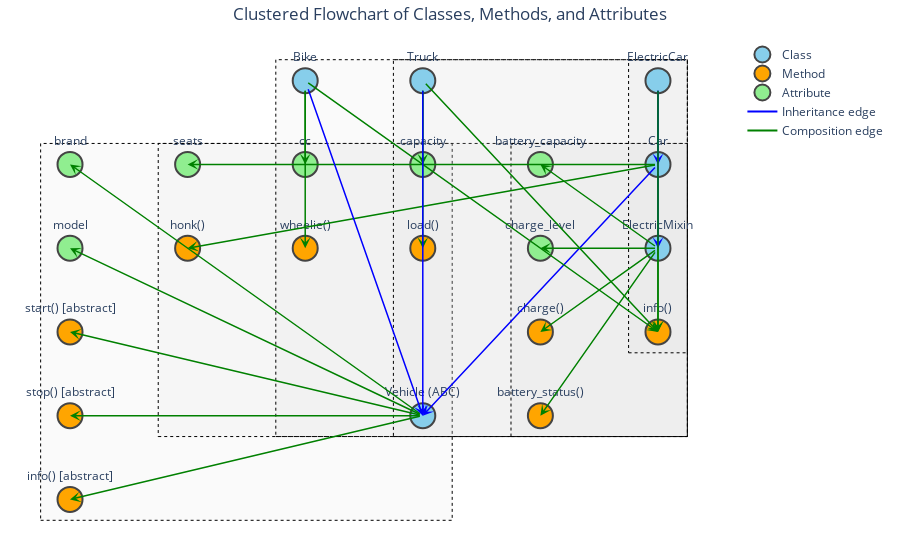

Source (notebook cell):
### Markdown cell above
## 2. Interactive Flowchart of Classes, Methods, and Attributes

### Code cell
#### === Define categories ===
classes = [
    "Vehicle (ABC)", "Car", "Bike", "Truck", "ElectricMixin", "ElectricCar"
]

methods = [
    "start() [abstract]", "stop() [abstract]", "info() [abstract]", "info()", 
    "honk()", "wheelie()", "load()", "charge()", "battery_status()"
]

attributes = [
    "brand", "model", "seats", "cc", "capacity",
    "battery_capacity", "charge_level"
]

#### === Relationships ===
edges = [
    # Vehicle ABC
    ("Vehicle (ABC)", "brand", "composition"),
    ("Vehicle (ABC)", "model", "composition"),
    ("Vehicle (ABC)", "start() [abstract]", "composition"),
    ("Vehicle (ABC)", "stop() [abstract]", "composition"),
    ("Vehicle (ABC)", "info() [abstract]", "composition"),

    # Car
    ("Car", "seats", "composition"),
    ("Car", "honk()", "composition"),
    ("Car", "info()", "composition"),
    ("Car", "Vehicle (ABC)", "inheritance"),

    # Bike
    ("Bike", "cc", "composition"),
    ("Bike", "wheelie()", "composition"),
    ("Bike", "info()", "composition"),
    ("Bike", "Vehicle (ABC)", "inheritance"),

    # Truck
    ("Truck", "capacity", "composition"),
    ("Truck", "load()", "composition"),
    ("Truck", "info()", "composition"),
    ("Truck", "Vehicle (ABC)", "inheritance"),

    # ElectricMixin (mixin class)
    ("ElectricMixin", "battery_capacity", "composition"),
    ("ElectricMixin", "charge_level", "composition"),
    ("ElectricMixin", "charge()", "composition"),
    ("ElectricMixin", "battery_status()", "composition"),

    # ElectricCar (multiple inheritance)
    ("ElectricCar", "Car", "inheritance"),
    ("ElectricCar", "ElectricMixin", "inheritance"),
    ("ElectricCar", "info()", "composition"),
]

#### === Build graph ===
G = nx.DiGraph()
for src, dst, _ in edges:
    G.add_edge(src, dst)

#### Fixed layout: group nodes by class
pos = {}
x_gap, y_gap = 4, 4
for i, cls in enumerate(classes):
    pos[cls] = (i * x_gap, 0)
    # spread methods/attributes vertically under each class
    children = [dst for src, dst, rel in edges if src == cls]
    for j, child in enumerate(children):
        pos[child] = (i * x_gap, -(j+1) * y_gap)

#### === Categorization ===
def get_category(node):
    if node in classes:
        return "Class"
    elif node in methods:
        return "Method"
    elif node in attributes:
        return "Attribute"
    return "Other"

category_colors = {"Class": "skyblue", "Method": "orange", "Attribute": "lightgreen", "Other": "lightgray"}
edge_colors = {"inheritance": "blue", "composition": "green"}

#### === Node traces ===
node_traces = []
for category, color in category_colors.items():
    x, y, text = [], [], []
    for node in G.nodes():
        if get_category(node) == category:
            x.append(pos[node][0])
            y.append(pos[node][1])
            text.append(node)
    node_traces.append(
        go.Scatter(
            x=x, y=y,
            mode="markers+text",
            text=text,
            textposition="top center",
            hoverinfo="text",
            marker=dict(size=25, color=color, line_width=2),
            name=category
        )
    )

#### === Edge arrows ===
annotations = []
for src, dst, rel_type in edges:
    x0, y0 = pos[src]
    x1, y1 = pos[dst]
    annotations.append(
        dict(
            ax=x0, ay=y0,
            x=x1, y=y1,
            xref="x", yref="y",
            axref="x", ayref="y",
            showarrow=True,
            arrowhead=3, arrowsize=1.2, arrowwidth=1.5,
            arrowcolor=edge_colors[rel_type]
        )
    )

#### === Draw class clusters (rectangles) ===
shapes = []
for cls in classes:
    x_vals = [pos[cls][0]]
    y_vals = [pos[cls][1]]
    # find children
    children = [dst for src, dst, rel in edges if src == cls]
    for c in children:
        x_vals.append(pos[c][0])
        y_vals.append(pos[c][1])
    if x_vals and y_vals:
        shapes.append(
            dict(
                type="rect",
                xref="x", yref="y",
                x0=min(x_vals) - 1, x1=max(x_vals) + 1,
                y0=min(y_vals) - 1, y1=max(y_vals) + 1,
                fillcolor="rgba(200,200,200,0.1)",
                line=dict(color="black", width=1, dash="dot"),
                layer="below"
            )
        )

#### === Figure ===
fig = go.Figure(data=node_traces)
fig.update_layout(
    title="Clustered Flowchart of Classes, Methods, and Attributes",
    title_x=0.5,
    showlegend=True,
    legend=dict(x=1.05, y=1, bgcolor="rgba(255,255,255,0.7)", bordercolor="black"),
    margin=dict(l=20, r=20, t=40, b=20),
    xaxis=dict(showgrid=False, zeroline=False, showticklabels=False),
    yaxis=dict(showgrid=False, zeroline=False, showticklabels=False),
    plot_bgcolor="white",
    annotations=annotations,
    shapes=shapes
)

#### Edge legend
for label, color in edge_colors.items():
    fig.add_trace(
        go.Scatter(
            x=[None], y=[None],
            mode="lines",
            line=dict(color=color, width=2),
            name=f"{label.capitalize()} edge"
        )
    )

fig.show()
import plotly.io as pio

#### Optional: Save as SVG
pio.write_image(fig, "flowchart_static2.svg", width=1200, height=800)

### Figure 1 — Plotly figure (JSON) as saved in the notebook; plotly's stock layout.template omitted (floating-point values rounded to 4 significant figures)
{"data": [{"hoverinfo": "text", "marker": {"color": "skyblue", "line": {"width": 2}, "size": 25}, "mode": "markers+text", "name": "Class", "text": ["Vehicle (ABC)", "Car", "Bike", "Truck", "ElectricMixin", "ElectricCar"], "textposition": "top center", "type": "scatter", "x": [12, 20, 8, 12, 20, 20], "y": [-16, -4, 0, 0, -8, 0]}, {"hoverinfo": "text", "marker": {"color": "orange", "line": {"width": 2}, "size": 25}, "mode": "markers+text", "name": "Method", "text": ["start() [abstract]", "stop() [abstract]", "info() [abstract]", "honk()", "info()", "wheelie()", "load()", "charge()", "battery_status()"], "textposition": "top center", "type": "scatter", "x": [0, 0, 0, 4, 20, 8, 12, 16, 16], "y": [-12, -16, -20, -8, -12, -8, -8, -12, -16]}, {"hoverinfo": "text", "marker": {"color": "lightgreen", "line": {"width": 2}, "size": 25}, "mode": "markers+text", "name": "Attribute", "text": ["brand", "model", "seats", "cc", "capacity", "battery_capacity", "charge_level"], "textposition": "top center", "type": "scatter", "x": [0, 0, 4, 8, 12, 16, 16], "y": [-4, -8, -4, -4, -4, -4, -8]}, {"hoverinfo": "text", "marker": {"color": "lightgray", "line": {"width": 2}, "size": 25}, "mode": "markers+text", "name": "Other", "text": [], "textposition": "top center", "type": "scatter", "x": [], "y": []}, {"line": {"color": "blue", "width": 2}, "mode": "lines", "name": "Inheritance edge", "type": "scatter", "x": [null], "y": [null]}, {"line": {"color": "green", "width": 2}, "mode": "lines", "name": "Composition edge", "type": "scatter", "x": [null], "y": [null]}], "layout": {"annotations": [{"arrowcolor": "green", "arrowhead": 3, "arrowsize": 1.2, "arrowwidth": 1.5, "ax": 12, "axref": "x", "ay": -16, "ayref": "y", "showarrow": true, "x": 0, "xref": "x", "y": -4, "yref": "y"}, {"arrowcolor": "green", "arrowhead": 3, "arrowsize": 1.2, "arrowwidth": 1.5, "ax": 12, "axref": "x", "ay": -16, "ayref": "y", "showarrow": true, "x": 0, "xref": "x", "y": -8, "yref": "y"}, {"arrowcolor": "green", "arrowhead": 3, "arrowsize": 1.2, "arrowwidth": 1.5, "ax": 12, "axref": "x", "ay": -16, "ayref": "y", "showarrow": true, "x": 0, "xref": "x", "y": -12, "yref": "y"}, {"arrowcolor": "green", "arrowhead": 3, "arrowsize": 1.2, "arrowwidth": 1.5, "ax": 12, "axref": "x", "ay": -16, "ayref": "y", "showarrow": true, "x": 0, "xref": "x", "y": -16, "yref": "y"}, {"arrowcolor": "green", "arrowhead": 3, "arrowsize": 1.2, "arrowwidth": 1.5, "ax": 12, "axref": "x", "ay": -16, "ayref": "y", "showarrow": true, "x": 0, "xref": "x", "y": -20, "yref": "y"}, {"arrowcolor": "green", "arrowhead": 3, "arrowsize": 1.2, "arrowwidth": 1.5, "ax": 20, "axref": "x", "ay": -4, "ayref": "y", "showarrow": true, "x": 4, "xref": "x", "y": -4, "yref": "y"}, {"arrowcolor": "green", "arrowhead": 3, "arrowsize": 1.2, "arrowwidth": 1.5, "ax": 20, "axref": "x", "ay": -4, "ayref": "y", "showarrow": true, "x": 4, "xref": "x", "y": -8, "yref": "y"}, {"arrowcolor": "green", "arrowhead": 3, "arrowsize": 1.2, "arrowwidth": 1.5, "ax": 20, "axref": "x", "ay": -4, "ayref": "y", "showarrow": true, "x": 20, "xref": "x", "y": -12, "yref": "y"}, {"arrowcolor": "blue", "arrowhead": 3, "arrowsize": 1.2, "arrowwidth": 1.5, "ax": 20, "axref": "x", "ay": -4, "ayref": "y", "showarrow": true, "x": 12, "xref": "x", "y": -16, "yref": "y"}, {"arrowcolor": "green", "arrowhead": 3, "arrowsize": 1.2, "arrowwidth": 1.5, "ax": 8, "axref": "x", "ay": 0, "ayref": "y", "showarrow": true, "x": 8, "xref": "x", "y": -4, "yref": "y"}, {"arrowcolor": "green", "arrowhead": 3, "arrowsize": 1.2, "arrowwidth": 1.5, "ax": 8, "axref": "x", "ay": 0, "ayref": "y", "showarrow": true, "x": 8, "xref": "x", "y": -8, "yref": "y"}, {"arrowcolor": "green", "arrowhead": 3, "arrowsize": 1.2, "arrowwidth": 1.5, "ax": 8, "axref": "x", "ay": 0, "ayref": "y", "showarrow": true, "x": 20, "xref": "x", "y": -12, "yref": "y"}, {"arrowcolor": "blue", "arrowhead": 3, "arrowsize": 1.2, "arrowwidth": 1.5, "ax": 8, "axref": "x", "ay": 0, "ayref": "y", "showarrow": true, "x": 12, "xref": "x", "y": -16, "yref": "y"}, {"arrowcolor": "green", "arrowhead": 3, "arrowsize": 1.2, "arrowwidth": 1.5, "ax": 12, "axref": "x", "ay": 0, "ayref": "y", "showarrow": true, "x": 12, "xref": "x", "y": -4, "yref": "y"}, {"arrowcolor": "green", "arrowhead": 3, "arrowsize": 1.2, "arrowwidth": 1.5, "ax": 12, "axref": "x", "ay": 0, "ayref": "y", "showarrow": true, "x": 12, "xref": "x", "y": -8, "yref": "y"}, {"arrowcolor": "green", "arrowhead": 3, "arrowsize": 1.2, "arrowwidth": 1.5, "ax": 12, "axref": "x", "ay": 0, "ayref": "y", "showarrow": true, "x": 20, "xref": "x", "y": -12, "yref": "y"}, {"arrowcolor": "blue", "arrowhead": 3, "arrowsize": 1.2, "arrowwidth": 1.5, "ax": 12, "axref": "x", "ay": 0, "ayref": "y", "showarrow": true, "x": 12, "xref": "x", "y": -16, "yref": "y"}, {"arrowcolor": "green", "arrowhead": 3, "arrowsize": 1.2, "arrowwidth": 1.5, "ax": 20, "axref": "x", "ay": -8, "ayref": "y", "showarrow": true, "x": 16, "xref": "x", "y": -4, "yref": "y"}, {"arrowcolor": "green", "arrowhead": 3, "arrowsize": 1.2, "arrowwidth": 1.5, "ax": 20, "axref": "x", "ay": -8, "ayref": "y", "showarrow": true, "x": 16, "xref": "x", "y": -8, "yref": "y"}, {"arrowcolor": "green", "arrowhead": 3, "arrowsize": 1.2, "arrowwidth": 1.5, "ax": 20, "axref": "x", "ay": -8, "ayref": "y", "showarrow": true, "x": 16, "xref": "x", "y": -12, "yref": "y"}, {"arrowcolor": "green", "arrowhead": 3, "arrowsize": 1.2, "arrowwidth": 1.5, "ax": 20, "axref": "x", "ay": -8, "ayref": "y", "showarrow": true, "x": 16, "xref": "x", "y": -16, "yref": "y"}, {"arrowcolor": "blue", "arrowhead": 3, "arrowsize": 1.2, "arrowwidth": 1.5, "ax": 20, "axref": "x", "ay": 0, "ayref": "y", "showarrow": true, "x": 20, "xref": "x", "y": -4, "yref": "y"}, {"arrowcolor": "blue", "arrowhead": 3, "arrowsize": 1.2, "arrowwidth": 1.5, "ax": 20, "axref": "x", "ay": 0, "ayref": "y", "showarrow": true, "x": 20, "xref": "x", "y": -8, "yref": "y"}, {"arrowcolor": "green", "arrowhead": 3, "arrowsize": 1.2, "arrowwidth": 1.5, "ax": 20, "axref": "x", "ay": 0, "ayref": "y", "showarrow": true, "x": 20, "xref": "x", "y": -12, "yref": "y"}], "legend": {"bgcolor": "rgba(255,255,255,0.7)", "bordercolor": "black", "x": 1.05, "y": 1}, "margin": {"b": 20, "l": 20, "r": 20, "t": 40}, "plot_bgcolor": "white", "shapes": [{"fillcolor": "rgba(200,200,200,0.1)", "layer": "below", "line": {"color": "black", "dash": "dot", "width": 1}, "type": "rect", "x0": -1, "x1": 13, "xref": "x", "y0": -21, "y1": -3, "yref": "y"}, {"fillcolor": "rgba(200,200,200,0.1)", "layer": "below", "line": {"color": "black", "dash": "dot", "width": 1}, "type": "rect", "x0": 3, "x1": 21, "xref": "x", "y0": -17, "y1": -3, "yref": "y"}, {"fillcolor": "rgba(200,200,200,0.1)", "layer": "below", "line": {"color": "black", "dash": "dot", "width": 1}, "type": "rect", "x0": 7, "x1": 21, "xref": "x", "y0": -17, "y1": 1, "yref": "y"}, {"fillcolor": "rgba(200,200,200,0.1)", "layer": "below", "line": {"color": "black", "dash": "dot", "width": 1}, "type": "rect", "x0": 11, "x1": 21, "xref": "x", "y0": -17, "y1": 1, "yref": "y"}, {"fillcolor": "rgba(200,200,200,0.1)", "layer": "below", "line": {"color": "black", "dash": "dot", "width": 1}, "type": "rect", "x0": 15, "x1": 21, "xref": "x", "y0": -17, "y1": -3, "yref": "y"}, {"fillcolor": "rgba(200,200,200,0.1)", "layer": "below", "line": {"color": "black", "dash": "dot", "width": 1}, "type": "rect", "x0": 19, "x1": 21, "xref": "x", "y0": -13, "y1": 1, "yref": "y"}], "showlegend": true, "title": {"text": "Clustered Flowchart of Classes, Methods, and Attributes", "x": 0.5}, "xaxis": {"showgrid": false, "showticklabels": false, "zeroline": false}, "yaxis": {"showgrid": false, "showticklabels": false, "zeroline": false}}}
